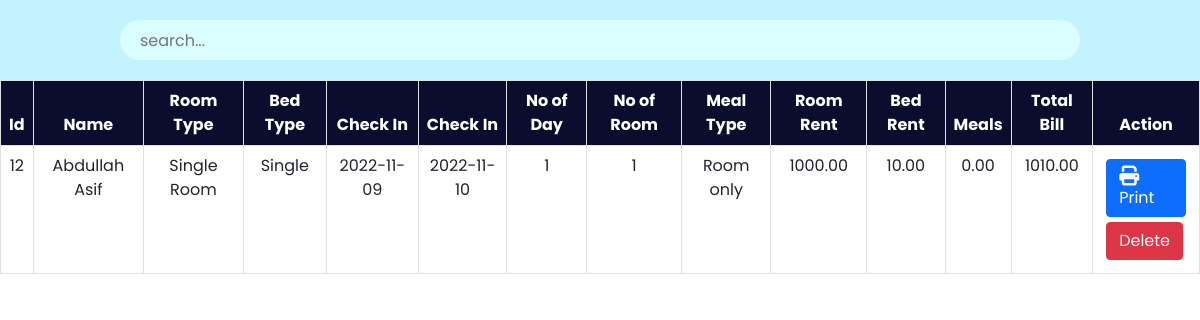
Screenshot of /admin/payment.php with the database file from the repository.
### tables this page shows
CREATE TABLE `payment` (
  `id` int(30) NOT NULL,
  `Name` varchar(30) NOT NULL,
  `Email` varchar(30) NOT NULL,
  `RoomType` varchar(30) NOT NULL,
  `Bed` varchar(30) NOT NULL,
  `NoofRoom` int(30) NOT NULL,
  `cin` date NOT NULL,
  `cout` date NOT NULL,
  `noofdays` int(30) NOT NULL,
  `roomtotal` double(8,2) NOT NULL,
  `bedtotal` double(8,2) NOT NULL,
  `meal` varchar(30) NOT NULL,
  `mealtotal` double(8,2) NOT NULL,
  `finaltotal` double(8,2) NOT NULL
);

### admin/payment.php (the view, shortened to what this page needs)
<?php
    include '../config.php';
?>
<!DOCTYPE html>
<html lang="en">
<head>
    <link href="https://cdn.jsdelivr.net/npm/bootstrap@5.0.2/dist/css/bootstrap.min.css" rel="stylesheet">
    <link rel="stylesheet" href="https://cdnjs.cloudflare.com/ajax/libs/font-awesome/6.2.0/css/all.min.css"/>
	<link rel="stylesheet" href="css/roombook.css">
</head>
<body>
	<div class="searchsection">
        <input type="text" name="search_bar" id="search_bar" placeholder="search..." onkeyup="searchFun()">
    </div>
    <div class="roombooktable" class="table-responsive-xl">
        <?php
            $paymanttablesql = "SELECT * FROM payment";
            $paymantresult = mysqli_query($conn, $paymanttablesql);
        ?>
        <table class="table table-bordered" id="table-data">
            <thead>
                <tr>
                    <th scope="col">Id</th>
                    <th scope="col">Name</th>
                    <th scope="col">Room Type</th>
                    <th scope="col">Bed Type</th>
                    <th scope="col">Check In</th>
                    <th scope="col">Check In</th>
					<th scope="col">No of Day</th>
                    <th scope="col">No of Room</th>
					<th scope="col">Meal Type</th>
                    <th scope="col">Room Rent</th>
                    <th scope="col">Bed Rent</th>
                    <th scope="col">Meals</th>
					<th scope="col">Total Bill</th>
                    <th scope="col">Action</th>
                </tr>
            </thead>
            <tbody>
            <?php
            while ($res = mysqli_fetch_array($paymantresult)) {
            ?>
                <tr>
                    <td><?php echo $res['id'] ?></td>
                    <td><?php echo $res['Name'] ?></td>
                    <td><?php echo $res['RoomType'] ?></td>
                    <td><?php echo $res['Bed'] ?></td>
					<td><?php echo $res['cin'] ?></td>
                    <td><?php echo $res['cout'] ?></td>
					<td><?php echo $res['noofdays'] ?></td>
                    <td><?php echo $res['NoofRoom'] ?></td>
                    <td><?php echo $res['meal'] ?></td>
                    <td><?php echo $res['roomtotal'] ?></td>
					<td><?php echo $res['bedtotal'] ?></td>
					<td><?php echo $res['mealtotal'] ?></td>
					<td><?php echo $res['finaltotal'] ?></td>
                    <td class="action">
                        <a href="invoiceprint.php?id= <?php echo $res['id']?>"><button class="btn btn-primary"><i class="fa-solid fa-print"></i>Print</button></a>
						<a href="paymantdelete.php?id=<?php echo $res['id']?>"><button class="btn btn-danger">Delete</button></a>
                    </td>
                </tr>
            <?php
            }
            ?>
            </tbody>
        </table>
    </div>
</body>
</html>

### admin/css/roombook.css (style rules this page uses)
:root { --bg-text-shadow: 0 2px 4px rgb(13 0 77 / 8%), 0 3px 6px rgb(13 0 77 / 8%), 0 8px 16px rgb(13 0 77 / 8%); --bg-box-shadow: 0px 0px 20px 6px rgba(26, 30, 164, 0.31); }
body { background-color: #ffff; }
* { margin: 0; padding: 0; font-family: 'Poppins', sans-serif; }
i { font-size: 20px; }
.searchsection { height: 80px; width: 100%; display: flex; justify-content: space-evenly; align-items: center; background-color: #c2f3ff; position: fixed; z-index: 500; }
#search_bar { height: 40px; width: 80%; border: none; background-color: #DAFEFF; padding-left: 20px; border-radius: 30px; }
a { color: black; }
.roombooktable { position: absolute; color: #0a0d2d; margin-top: 80px; width: 100%; height: 100vh; padding-bottom: 900px; }
.roombooktable thead { background-color: #0a0d2d; color: white; text-align: center; }
.roombooktable tbody { text-align: center; }
.action a { text-decoration: none; }
.action button { display: flex; flex-wrap: wrap; margin: 5px; }

### rows the page displays
payment: id "12", Name "Abdullah Asif", RoomType "Single Room", Bed "Single", cin "2022-11-09", cout "2022-11-10", noofdays "1", NoofRoom "1", meal "Room only", roomtotal "1000.00", bedtotal "10.00", mealtotal "0.00", finaltotal "1010.00"
